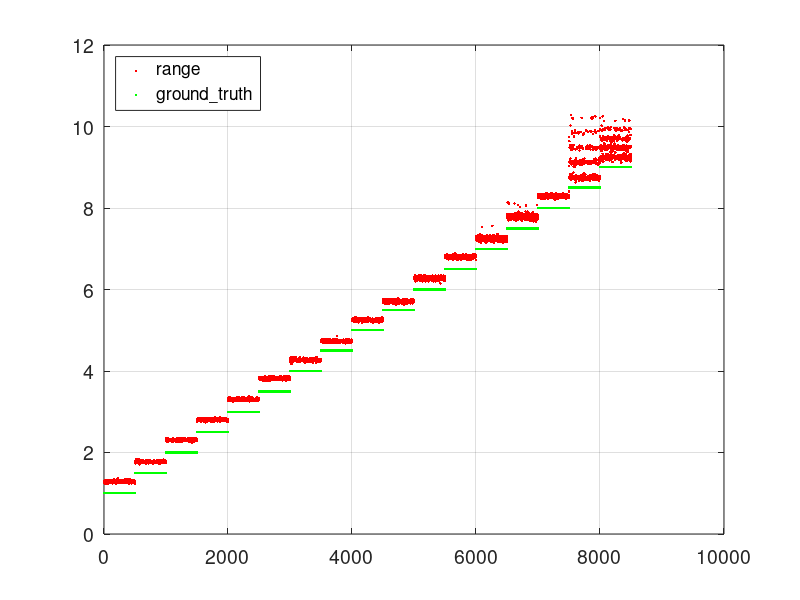

This chart was generated by the following MATLAB code:
clear; clc; close all;
format long;
format compact;

% Daten einlesen
%data = dlmread('los.csv', ';', 1, 0);
%data = dlmread('nlos_water.csv', ';', 1, 0);
%data = dlmread('nlos_metal2.csv', ';', 1, 0);
data = dlmread('nlos_metal.csv', ';', 1, 0);

%
x = (1:length(data(:, 1)))';
figure('DefaultAxesFontSize', 14);
plot(x, data(:, 6), '.r', x, data(:, 13), '.g');
grid on;
legend('range', 'ground\_truth', 'Location','northwest');